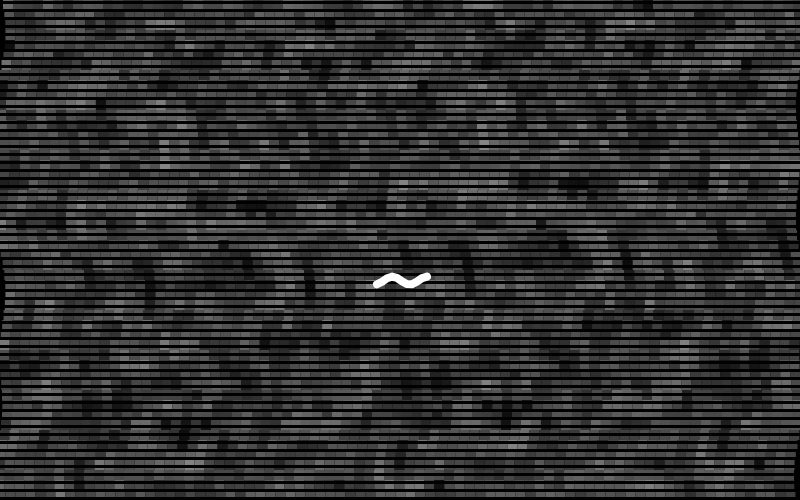
Frame 1 (no input)
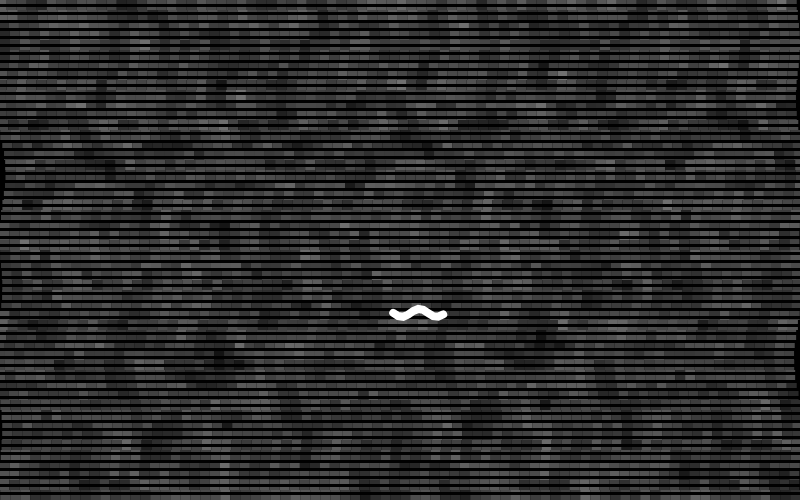
Frame 60 (no input)
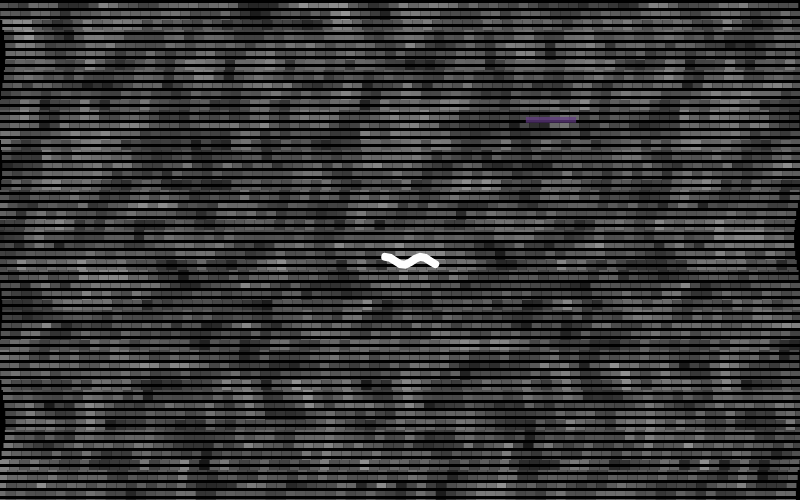
Frame 120 (the mouse pressed at the canvas centre since frame 60)

The p5.js sketch that drew these frames (run headless with seeded random() and noise() and a simulated clock; from frame 60 on, the mouse is pressed at the canvas centre):

// p5.js sketch
// ── sketch.js
/*

Project A: Generative Creatures
CCLaboratories Biodiversity Atlas 

*/

// the worm grows after eating flowers
// after three flowers. the worm becomes a cocoon
// after ten seconds, the cocoon becomes a butterfly
// after ten seconds. the cocoon becomes a butterfly
// clicking the butterfly's atenna changes its color
// eating three more flowers unlocks rainbow colors

// controls the movement of the background
let t = 0;
let light = 150;

// coordinates used to create the butterfly's wings 
let x1, x2, x3, x4;

// offsets that make each wing point move differently
let off1 = 0;
let off2 = 5;
let off3 = 10;
let off4 = 15;

// controls the speed and direction of the wings
let time = 0;
let speed = 0.03;

// stores the position of the worm and butterfly
let x5 = 800;
let x6 = 500;

let count1 = 0.3;
let count2 = 0.6;

// stores where the user clicks on the canvas
let targetX = 0;
let targetY = 0;

// controls the butterfly's floating animation
let flyTime = 0;
let flyX = 0;
let flyY = 0;

// states that determine our Perfu's behavior
let butterfly = false;
let clicked = false;

// controls the appearance and duration of glitches
let glitchTime = 0;
let glitchX = 0;
let glitchY = 0;
let glitchW = 0;
let glitchH = 0;

// stores the colors used for glitches and flowers
let r = 0;
let g = 0;
let b = 0;

// controls the flowers that appear after clicking glitches
let flowerVisible = false;
let flowerX = 0;
let flowerY = 0;

// counts how many flowers each creature has eaten
let flowersEaten = 0;
let butterflyFlowers = 0;

// controls the cocoon transformation
let cocoon = false;
let cocoonStart = 0;

// controls the colors of the butterfly's wings
let wingR = 255;
let wingG = 255;
let wingB = 255;

// determines if the butterfly has unlocked rainbow colors
let rainbow = false;

// sets up the canvas and the initial wing positions
function setup() {
  createCanvas(800, 500);
  noStroke();
  x1 = 0;
  x2 = 0;
  x3 = 0;
  x4 = 0;
}

// draws the moving background, glitches, and creature states
function draw() {
  background(0);
  noStroke();

  // creates changing brightness of static background
  let target = map(noise(t), 0, 1, 80, 255);
  light = lerp(light, target, 0.1);

  // draws small squares to create television static effect
  for (let y = 0; y < height; y += 10) {
    for (let x = 0; x < width; x += 10) {

      // noise creates different shades for each square
      let n = noise(x * 0.05, y * 0.05, t * 3);
      let c = map(n, 0, 1, 0, light);

      // sine and cosine functions create wavy movement of static
      let wave =
        sin(y * 0.05 + t * 5) * 3 +
        cos(y * 0.02 + t * 2) * 3;

      fill(c);
      rect(x + wave, y, 10, 10);
    }
  }

  // black scan lines drawn across screen
  for (let y = 0; y < height; y += 8) {
    fill(0)
    rect(0, y+frameCount % 8, width, 3);
  }
  // time increased to keep the background moving
  t += 0.02;

  // glitches will come when needed
  if (glitchTime == 0 && flowerVisible == false) {

    // prevents new glitches from appearing during the cocoon stage
    if (cocoon == false) {
   
      // random chance of a glitch appearing
      if (random(0, 1000) < 10) {
        glitchW = random(15, 80);
        glitchH = random(5, 30);
        // ensures that the glitch appears within the canvas boundaries
        glitchX = random(110, width - 110 - glitchW);
        glitchY = random(110, height - 110 - glitchH);
        // random colors for the glitch and flower
        r = random(50, 255);
        g = random(50, 255);
        b = random(50, 255);

        // sets the duration of the glitch
        glitchTime = 100;
      }
    }
  }

  // draw glitch when timer is above zero
  if (glitchTime > 0) {
    fill(r, g, b, 180);
    noStroke();
    rect(glitchX, glitchY, glitchW, glitchH);

    // decrease timer until glitch disappears
    glitchTime = glitchTime - 1;
  }

  // updates the buttefly's wing movement
  time = time + speed;

  // reverses the direction when time reaches either limit
  if (time > PI / 2 || time < 0) {
    speed = speed * -1;
  }

  // calculates the four moving points of the wings
  x1 = width / 2 + 100 * sin(time + off1);
  x2 = width / 2 + 100 * sin(time + off2);
  x3 = width / 2 + 100 * sin(time + off3);
  x4 = width / 2 + 100 * sin(time + off4);

  // creates the floating animation after transformation
  if (butterfly == true) {

    flyTime = flyTime + 0.02;

    // makes the butterfly move slightly in both directions
    flyX = sin(flyTime * 0.7) * 25;
    flyY = sin(flyTime * 1.1) * 15;
  }

  // controls the womr before it becomes a cocoon
  if (butterfly == false && cocoon == false) {

    // moves the worm toward the user's selected position
    if (clicked == true) {

      // lerp gradually moves the coordinates toward the target
      // the calculations here account for how x5 and x6 are used to draw the worm and butterfly
      x5 = lerp(x5, (targetX - 2) * 2, 0.04);
      x6 = lerp(x6, (targetY - 30) * 2, 0.04);

      // stops moving toward the target when close enough 
      if (dist(x5 / 2 + 2, x6 / 2 + 30,
               targetX, targetY) < 10) {
        clicked = false;
      }
    } else {
      
      // gives the worm a small wandering movement similar to the butterfly's floating animation
      x5 = x5 + sin(t * 0.8) * 1.2;
      x6 = x6 + cos(t * 0.6) * 1.2;
    }
  }

  // butterfly movement when it is floating and following the click
  if (butterfly == true) {

    if (clicked == true) {

      // moves the butterfly toward the mouse click
      //subtracting flyx and flyy accounts for its floating motion
      x5 = lerp(x5, (targetX - flyX - 2) * 2,0.04 );

      x6 = lerp(x6,(targetY - flyY - 30) * 2,0.04
      );

      // stops the movement when the butterfly reaches its target
      if (dist(x5 / 2 + 2 + flyX,x6 / 2 + 30 + flyY,targetX,targetY) < 10) {

        clicked = false;
      }
    } else {

      // makes the butterfly wander when it is not being controlled by the user
      x5 = x5 + sin(t * 0.8) * 0.8;
      x6 = x6 + cos(t * 0.6) * 0.8;
    }
  }

  // prevents the worm from moving outside the allowed boundaries
  if (butterfly == false) {

    // left boundary
    if (x5 / 2 + 2 < 90) {
      x5 = (90 - 2) * 2;
    }

    // right boundary
    if (x5 / 2 + 2 > width - 90) {
      x5 = (width - 90 - 2) * 2;
    }

    // top boundary
    if (x6 / 2 + 30 < 90) {
      x6 = (90 - 30) * 2;
    }

    // bottom boundary
    if (x6 / 2 + 30 > height - 90) {
      x6 = (height - 90 - 30) * 2;
    }
  }

  // keeps the butterfly inside the canvas while it floats
  if (butterfly == true) {

    // boundaries account for floating animation and size of wings
    if (x5 / 2 + 2 + flyX < 110) {
      x5 = (110 - flyX - 2) * 2; }
    if (x5 / 2 + 2 + flyX > width - 110) {
      x5 = (width - 110 - flyX - 2) * 2;
    }
    if (x6 / 2 + 30 + flyY < 110) {
      x6 = (110 - flyY - 30) * 2;
    }
    if (x6 / 2 + 30 + flyY > height - 110) {
      x6 = (height - 110 - flyY - 30) * 2;
    }
  }

  // calculates the creature's position using x5 and x6
  let bx = x5 / 2 + 2;
  let by = x6 / 2 + 30;

  // checks if the worm or butterfly has reached a flower
  if (flowerVisible == true && cocoon == false) {

    // flower interaction during worm stage
    if (butterfly == false) {

      // checks the distance between worm and flower
      if (dist(bx, by, flowerX, flowerY) < 22) {

        // removes flower and increases counter
        flowerVisible = false;
        flowersEaten = flowersEaten + 1;
        clicked = false;

        // transforms worm after eating three flowers
        if (flowersEaten == 3) {
          cocoon = true;
          cocoonStart = frameCount;
        }
      }

    } else {

      // checks flower collisions during the butterfly stage
      if (dist(bx + flyX, by + flyY,flowerX,flowerY
      ) < 22) {

        flowerVisible = false;
        butterflyFlowers = butterflyFlowers + 1;
        clicked = false;

        // unlocks rainbow colors after three more flowers
        if (butterflyFlowers == 3) {
          rainbow = true;
        }
      }
    }
  }

  // draws the flower when it is visible
  if (flowerVisible == true) {
    flower(flowerX, flowerY);
  }
  
  // shows the red target circle when the creature is following a click
  if (clicked == true && cocoon == false) {
    noStroke();
    fill(255, 0, 0);
    circle(targetX, targetY, 10);
  }
  
  // transforms the worm into a cocoon and then into a butterfly
  if (cocoon == true) {
    
    // shows cocoon instead of worm
    drawCocoon(bx, by);

    // waits 600 frames before transforming into a butterfly
    // at 60 frames per second this is approximately ten seconds
    if (frameCount - cocoonStart >= 600) {
      cocoon = false;
      butterfly = true;
    }
  } else {

    // draws the worm if transformation has not happened
    if (butterfly == false) {
      drawWorm(bx, by);

    } else {
      push();

      // draws the butterfly with its floating animation
      translate(flyX, flyY);
      drawCreature(width / 25, height / 2);
      drawAntenna(bx, by);
      pop();
    }
  }
}

// handles the user's mouse input and interaction with the scene
function mousePressed() {

  // checks whether the user clicked inside a visible glitch area
  if (glitchTime > 0 &&
      mouseX > glitchX &&
      mouseX < glitchX + glitchW &&
      mouseY > glitchY &&
      mouseY < glitchY + glitchH) {

    // replaces the clicked glitch with a flower
    flowerX = glitchX + glitchW / 2;
    flowerY = glitchY + glitchH / 2;
    flowerVisible = true;
    glitchTime = 0;
    clicked = false;

  } else {

    // checks for interactions with the butterfly
    if (butterfly == true) {

      let bx = x5 / 2 + 2;
      let by = x6 / 2 + 30;

      // estimates the position of the butterfly's antenna
      let antennaX = bx + flyX - 12;
      let antennaY = by + flyY + 8;

      // changes the wing color if the antenna is clicked
      if (
        dist(mouseX, mouseY, antennaX + 19, antennaY - 22) < 18
      ) {
        wingR = random(50, 255);
        wingG = random(50, 255);
        wingB = random(50, 255);

      } else {

        // moves the butterfly toward other clicked locations
        targetX = mouseX;
        targetY = mouseY;
        clicked = true;
      }

    } else {

      // lets the user control the worm before transformation
      if (cocoon == false) {
        targetX = mouseX;
        targetY = mouseY;
        clicked = true;
      }
    }
  }
}
// draws the worm using a moving curved line
function drawWorm(x, y) {
  push();
  translate(x, y);
  stroke(255);
  strokeWeight(8);
  noFill();

  // increases the worm's length for each flower eaten
  let wormLength = 25 + flowersEaten * 18;
  beginShape();

  // creates a series of points along the worm's body
  for (let i = -wormLength; i <= wormLength; i += 5) {
   
   // sines function creates the bodey wiggling over time
    vertex(
      i,
      sin(i * 0.18 + frameCount * 0.18) * 4
    );
  }
  endShape();
  pop();
}

// draws the cocoon during the transformation process
function drawCocoon(x, y) {
  push();
  translate(x, y);

  // creates the main oval shape of the cocoon
  stroke(255);
  strokeWeight(3);
  fill(40);
  ellipse(0, 0, 35, 65);

  // below draws small lines to creature texture on the cocoon repeatedly
  stroke(180);
  strokeWeight(1);
  for (let i = -20; i <= 20; i += 10) {
    line(-12, i, 12, i + 8);
  }
  pop();
}

// pushes antennas back when butterfly flutters backward
function backwards() {
  x5 = x5 - count2;
  x6 = x6 + count2;
}

// draws the butterfly's animated wings
function drawCreature(x, y) {
  push();
  translate(x, y);

  // calculates the midpoint of the wing points to center the wings
  let wingMid = (x1 + x2 + x3 + x4) / 4;

  // positions the wings around the butterfly's movement coordinates
  translate(
    (x5 / 2 + 2) - (x + wingMid),
    (x6 / 2 + 30) -
    (y + height - wingMid - 100)
  );
  strokeWeight(10);
  noFill();

  // changes wing colors depending on the rainbow state
  if (rainbow == true) {
    stroke(random(255), random(255), random(255));
  } else {
    stroke(wingR, wingG, wingB);
  }
  // draws the first wing shape using calculated points
  beginShape();
  vertex(x1, height - x4 - 100);
  vertex(x2, height - x3 - 100);
  vertex(x3, height - x2 - 100);
  vertex(x4, height - x1 - 100);
  endShape();
  
  // chooses the color for the second wing shape
  if (rainbow == true) {
    stroke(random(255), random(255), random(255));
  } else {
    stroke(wingR, wingG, wingB);
  }
  // draws a second wing shape with the points rearranged to create a mirrored effect
  beginShape();
  vertex(x4, height - x1 - 100);
  vertex(x2, height - x3 - 100);
  vertex(x3, height - x2 - 100);
  vertex(x1, height - x4 - 100);
  endShape();
  pop();
}

// draws two antennae on the butterfly's head
function drawAntenna(x, y) {
  push();
  // moves the antennae relative to the butterfly's position
  translate(x - 12, y + 8);
  rotate(PI / 3);
  // makes the antennae match the butterfly's current color
  if (rainbow == true) {
    stroke(random(255), random(255), random(255));
  } else {
    stroke(wingR, wingG, wingB);
  }
  // draws the two antennae
  strokeWeight(2);
  line(0, 0, -20, -55);
  line(0, 0, -3, -60);
  pop();
}

// draws a flower at the selected position
function flower(x, y) {
  push();
  translate(x, y);
  
  // red center of the flower drawn
  fill(255, 0, 0);
  noStroke();
  circle(0, 0, 20);

  // uses the color of the glitch for the petals here
  fill(r, g, b);

  // draws eight petals by rotating around the center of the flower
  for (let i = 0; i < 8; i++) {
    rotate(PI / 4);
    ellipse(0, -15, 10, 30);
  }
  pop();
}
